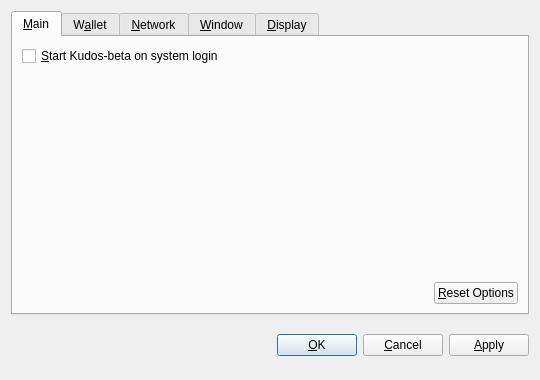
<?xml version="1.0" encoding="UTF-8"?>
<ui version="4.0">
 <class>OptionsDialog</class>
 <widget class="QDialog" name="OptionsDialog">
  <property name="geometry">
   <rect>
    <x>0</x>
    <y>0</y>
    <width>540</width>
    <height>380</height>
   </rect>
  </property>
  <property name="windowTitle">
   <string>Options</string>
  </property>
  <property name="modal">
   <bool>true</bool>
  </property>
  <layout class="QVBoxLayout" name="verticalLayout">
   <item>
    <widget class="QTabWidget" name="tabWidget">
     <property name="tabPosition">
      <enum>QTabWidget::North</enum>
     </property>
     <property name="currentIndex">
      <number>0</number>
     </property>
     <widget class="QWidget" name="tabMain">
      <attribute name="title">
       <string>&amp;Main</string>
      </attribute>
      <layout class="QVBoxLayout" name="verticalLayout_Main">
       <item>
        <widget class="QCheckBox" name="bitcoinAtStartup">
         <property name="toolTip">
          <string>Automatically start Kudos-beta after logging in to the system.</string>
         </property>
         <property name="text">
          <string>&amp;Start Kudos-beta on system login</string>
         </property>
        </widget>
       </item>
       <item>
        <spacer name="verticalSpacer_Main">
         <property name="orientation">
          <enum>Qt::Vertical</enum>
         </property>
         <property name="sizeHint" stdset="0">
          <size>
           <width>20</width>
           <height>40</height>
          </size>
         </property>
        </spacer>
       </item>
       <item>
        <layout class="QHBoxLayout" name="horizontalLayout_2_Main">
         <item>
          <spacer name="horizontalSpacer_2_Main">
           <property name="orientation">
            <enum>Qt::Horizontal</enum>
           </property>
           <property name="sizeHint" stdset="0">
            <size>
             <width>40</width>
             <height>20</height>
            </size>
           </property>
          </spacer>
         </item>
         <item>
          <widget class="QPushButton" name="resetButton">
           <property name="toolTip">
            <string>Reset all client options to default.</string>
           </property>
           <property name="text">
            <string>&amp;Reset Options</string>
           </property>
           <property name="autoDefault">
            <bool>false</bool>
           </property>
          </widget>
         </item>
        </layout>
       </item>
      </layout>
     </widget>
     <widget class="QWidget" name="tabWallet">
      <attribute name="title">
       <string>W&amp;allet</string>
      </attribute>
      <layout class="QVBoxLayout" name="verticalLayout_Network">
       <item>
        <widget class="QLabel" name="transactionFeeInfoLabel">
         <property name="text">
          <string>Optional transaction fee per kB that helps make sure your transactions are processed quickly. Most transactions are 1 kB.</string>
         </property>
         <property name="textFormat">
          <enum>Qt::PlainText</enum>
         </property>
         <property name="wordWrap">
          <bool>true</bool>
         </property>
        </widget>
       </item>
       <item>
        <layout class="QHBoxLayout" name="horizontalLayout_1_Main">
         <item>
          <widget class="QLabel" name="transactionFeeLabel">
           <property name="text">
            <string>Pay transaction &amp;fee</string>
           </property>
           <property name="textFormat">
            <enum>Qt::PlainText</enum>
           </property>
           <property name="buddy">
            <cstring>transactionFee</cstring>
           </property>
          </widget>
         </item>
         <item>
          <widget class="BitcoinAmountField" name="transactionFee"/>
         </item>
         <item>
          <spacer name="horizontalSpacer_1_Main">
           <property name="orientation">
            <enum>Qt::Horizontal</enum>
           </property>
           <property name="sizeHint" stdset="0">
            <size>
             <width>40</width>
             <height>20</height>
            </size>
           </property>
          </spacer>
         </item>
        </layout>
       </item>
       <item>
        <widget class="QLabel" name="label">
         <property name="text">
          <string>If you disable the spending of unconfirmed change, the change from a transaction cannot be used until that transaction has at least one confirmation. This also affects how your balance is computed.</string>
         </property>
         <property name="wordWrap">
          <bool>true</bool>
         </property>
        </widget>
       </item>
       <item>
        <widget class="QCheckBox" name="spendZeroConfChange">
         <property name="text">
          <string>Spend unconfirmed change  (experts only)</string>
         </property>
        </widget>
       </item>
       <item>
        <spacer name="verticalSpacer">
         <property name="orientation">
          <enum>Qt::Vertical</enum>
         </property>
         <property name="sizeHint" stdset="0">
          <size>
           <width>20</width>
           <height>40</height>
          </size>
         </property>
        </spacer>
       </item>
      </layout>
     </widget>
     <widget class="QWidget" name="tabNetwork">
      <attribute name="title">
       <string>&amp;Network</string>
      </attribute>
      <layout class="QVBoxLayout" name="verticalLayout_Network">
       <item>
        <widget class="QCheckBox" name="mapPortUpnp">
         <property name="toolTip">
          <string>Automatically open the Kudos-beta client port on the router. This only works when your router supports UPnP and it is enabled.</string>
         </property>
         <property name="text">
          <string>Map port using &amp;UPnP</string>
         </property>
        </widget>
       </item>
       <item>
        <widget class="QCheckBox" name="connectSocks">
         <property name="toolTip">
          <string>Connect to the Kudos-beta network through a SOCKS proxy (e.g. when connecting through Tor).</string>
         </property>
         <property name="text">
          <string>&amp;Connect through SOCKS proxy:</string>
         </property>
        </widget>
       </item>
       <item>
        <layout class="QHBoxLayout" name="horizontalLayout_Network">
         <item>
          <widget class="QLabel" name="proxyIpLabel">
           <property name="text">
            <string>Proxy &amp;IP:</string>
           </property>
           <property name="textFormat">
            <enum>Qt::PlainText</enum>
           </property>
           <property name="buddy">
            <cstring>proxyIp</cstring>
           </property>
          </widget>
         </item>
         <item>
          <widget class="QValidatedLineEdit" name="proxyIp">
           <property name="maximumSize">
            <size>
             <width>140</width>
             <height>16777215</height>
            </size>
           </property>
           <property name="toolTip">
            <string>IP address of the proxy (e.g. 127.0.0.1)</string>
           </property>
          </widget>
         </item>
         <item>
          <widget class="QLabel" name="proxyPortLabel">
           <property name="text">
            <string>&amp;Port:</string>
           </property>
           <property name="textFormat">
            <enum>Qt::PlainText</enum>
           </property>
           <property name="buddy">
            <cstring>proxyPort</cstring>
           </property>
          </widget>
         </item>
         <item>
          <widget class="QLineEdit" name="proxyPort">
           <property name="maximumSize">
            <size>
             <width>55</width>
             <height>16777215</height>
            </size>
           </property>
           <property name="toolTip">
            <string>Port of the proxy (e.g. 9050)</string>
           </property>
          </widget>
         </item>
         <item>
          <widget class="QLabel" name="socksVersionLabel">
           <property name="text">
            <string>SOCKS &amp;Version:</string>
           </property>
           <property name="textFormat">
            <enum>Qt::PlainText</enum>
           </property>
           <property name="buddy">
            <cstring>socksVersion</cstring>
           </property>
          </widget>
         </item>
         <item>
          <widget class="QValueComboBox" name="socksVersion">
           <property name="toolTip">
            <string>SOCKS version of the proxy (e.g. 5)</string>
           </property>
          </widget>
         </item>
         <item>
          <spacer name="horizontalSpacer_Network">
           <property name="orientation">
            <enum>Qt::Horizontal</enum>
           </property>
           <property name="sizeHint" stdset="0">
            <size>
             <width>40</width>
             <height>20</height>
            </size>
           </property>
          </spacer>
         </item>
        </layout>
       </item>
       <item>
        <spacer name="verticalSpacer_Network">
         <property name="orientation">
          <enum>Qt::Vertical</enum>
         </property>
         <property name="sizeHint" stdset="0">
          <size>
           <width>20</width>
           <height>40</height>
          </size>
         </property>
        </spacer>
       </item>
      </layout>
     </widget>
     <widget class="QWidget" name="tabWindow">
      <attribute name="title">
       <string>&amp;Window</string>
      </attribute>
      <layout class="QVBoxLayout" name="verticalLayout_Window">
       <item>
        <widget class="QCheckBox" name="minimizeToTray">
         <property name="toolTip">
          <string>Show only a tray icon after minimizing the window.</string>
         </property>
         <property name="text">
          <string>&amp;Minimize to the tray instead of the taskbar</string>
         </property>
        </widget>
       </item>
       <item>
        <widget class="QCheckBox" name="minimizeOnClose">
         <property name="toolTip">
          <string>Minimize instead of exit the application when the window is closed. When this option is enabled, the application will be closed only after selecting Quit in the menu.</string>
         </property>
         <property name="text">
          <string>M&amp;inimize on close</string>
         </property>
        </widget>
       </item>
       <item>
        <spacer name="verticalSpacer_Window">
         <property name="orientation">
          <enum>Qt::Vertical</enum>
         </property>
         <property name="sizeHint" stdset="0">
          <size>
           <width>20</width>
           <height>40</height>
          </size>
         </property>
        </spacer>
       </item>
      </layout>
     </widget>
     <widget class="QWidget" name="tabDisplay">
      <attribute name="title">
       <string>&amp;Display</string>
      </attribute>
      <layout class="QVBoxLayout" name="verticalLayout_Display">
       <item>
        <layout class="QHBoxLayout" name="horizontalLayout_1_Display">
         <item>
          <widget class="QLabel" name="langLabel">
           <property name="text">
            <string>User Interface &amp;language:</string>
           </property>
           <property name="textFormat">
            <enum>Qt::PlainText</enum>
           </property>
           <property name="buddy">
            <cstring>lang</cstring>
           </property>
          </widget>
         </item>
         <item>
          <widget class="QValueComboBox" name="lang">
           <property name="toolTip">
            <string>The user interface language can be set here. This setting will take effect after restarting Kudos-beta.</string>
           </property>
          </widget>
         </item>
        </layout>
       </item>
       <item>
        <layout class="QHBoxLayout" name="horizontalLayout_2_Display">
         <item>
          <widget class="QLabel" name="unitLabel">
           <property name="text">
            <string>&amp;Unit to show amounts in:</string>
           </property>
           <property name="textFormat">
            <enum>Qt::PlainText</enum>
           </property>
           <property name="buddy">
            <cstring>unit</cstring>
           </property>
          </widget>
         </item>
         <item>
          <widget class="QValueComboBox" name="unit">
           <property name="toolTip">
            <string>Choose the default subdivision unit to show in the interface and when sending coins.</string>
           </property>
          </widget>
         </item>
        </layout>
       </item>
       <item>
        <widget class="QCheckBox" name="displayAddresses">
         <property name="toolTip">
          <string>Whether to show Kudos-beta addresses in the transaction list or not.</string>
         </property>
         <property name="text">
          <string>&amp;Display addresses in transaction list</string>
         </property>
        </widget>
       </item>
       <item>
        <widget class="QCheckBox" name="coinControlFeatures">
         <property name="toolTip">
          <string>Whether to show coin control features or not.</string>
         </property>
         <property name="text">
          <string>Display coin &amp;control features (experts only!)</string>
         </property>
        </widget>
       </item>
       <item>
        <spacer name="verticalSpacer_Display">
         <property name="orientation">
          <enum>Qt::Vertical</enum>
         </property>
         <property name="sizeHint" stdset="0">
          <size>
           <width>20</width>
           <height>40</height>
          </size>
         </property>
        </spacer>
       </item>
      </layout>
     </widget>
    </widget>
   </item>
   <item>
    <layout class="QHBoxLayout" name="horizontalLayout_Buttons">
     <item>
      <spacer name="horizontalSpacer_1">
       <property name="orientation">
        <enum>Qt::Horizontal</enum>
       </property>
       <property name="sizeHint" stdset="0">
        <size>
         <width>40</width>
         <height>48</height>
        </size>
       </property>
      </spacer>
     </item>
     <item>
      <widget class="QLabel" name="statusLabel">
       <property name="font">
        <font>
         <weight>75</weight>
         <bold>true</bold>
        </font>
       </property>
       <property name="text">
        <string/>
       </property>
       <property name="textFormat">
        <enum>Qt::PlainText</enum>
       </property>
       <property name="wordWrap">
        <bool>true</bool>
       </property>
      </widget>
     </item>
     <item>
      <spacer name="horizontalSpacer_2">
       <property name="orientation">
        <enum>Qt::Horizontal</enum>
       </property>
       <property name="sizeHint" stdset="0">
        <size>
         <width>40</width>
         <height>48</height>
        </size>
       </property>
      </spacer>
     </item>
     <item>
      <widget class="QPushButton" name="okButton">
       <property name="text">
        <string>&amp;OK</string>
       </property>
      </widget>
     </item>
     <item>
      <widget class="QPushButton" name="cancelButton">
       <property name="text">
        <string>&amp;Cancel</string>
       </property>
       <property name="autoDefault">
        <bool>false</bool>
       </property>
      </widget>
     </item>
     <item>
      <widget class="QPushButton" name="applyButton">
       <property name="text">
        <string>&amp;Apply</string>
       </property>
       <property name="autoDefault">
        <bool>false</bool>
       </property>
      </widget>
     </item>
    </layout>
   </item>
  </layout>
 </widget>
 <customwidgets>
  <customwidget>
   <class>BitcoinAmountField</class>
   <extends>QSpinBox</extends>
   <header>bitcoinamountfield.h</header>
  </customwidget>
  <customwidget>
   <class>QValueComboBox</class>
   <extends>QComboBox</extends>
   <header>qvaluecombobox.h</header>
  </customwidget>
  <customwidget>
   <class>QValidatedLineEdit</class>
   <extends>QLineEdit</extends>
   <header>qvalidatedlineedit.h</header>
  </customwidget>
 </customwidgets>
 <resources/>
 <connections/>
</ui>
